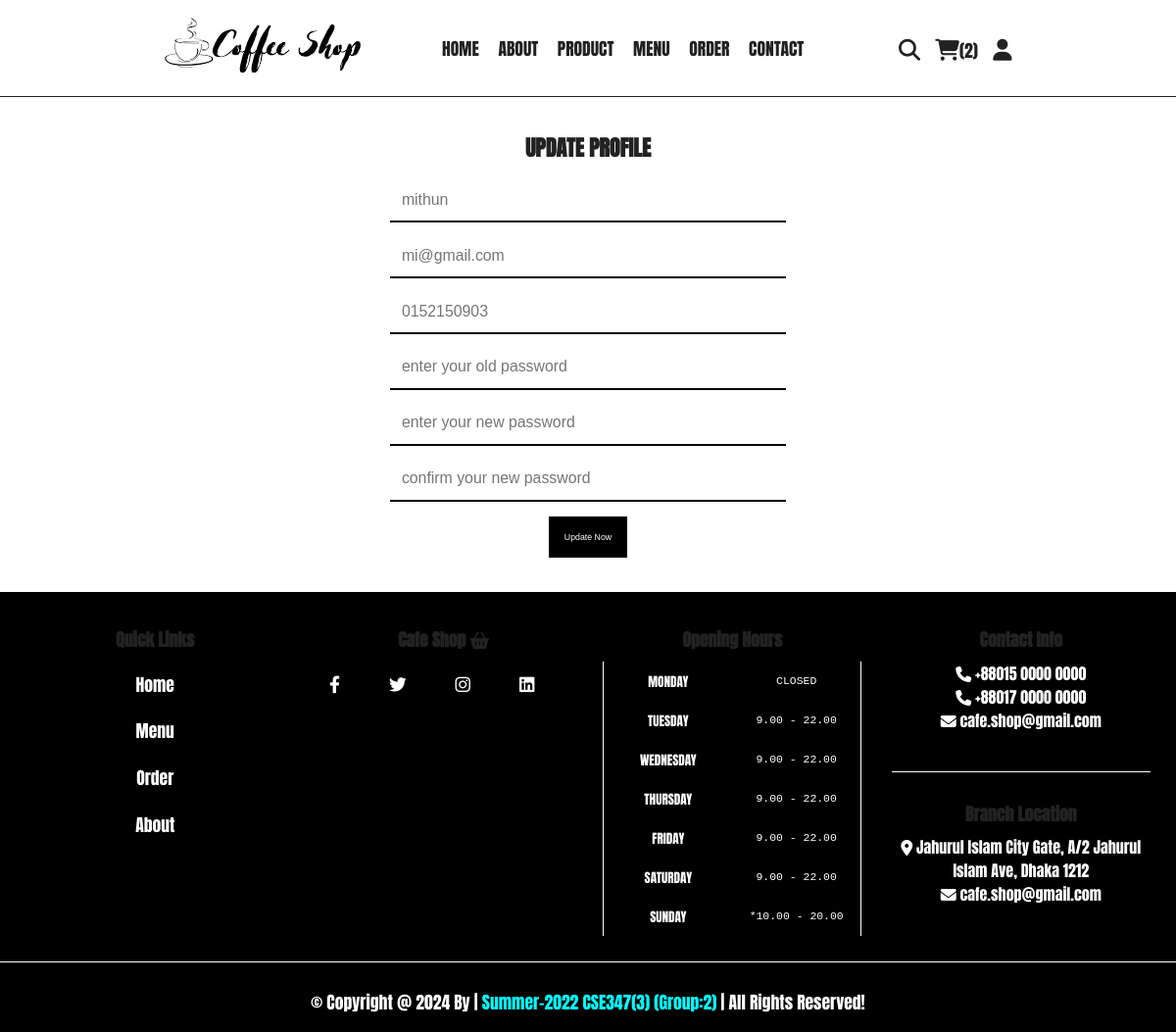
The page /update_profile.php (signed in) on the database its author committed.
### tables this page shows
CREATE TABLE `users` (
  `id` int(100) NOT NULL,
  `name` varchar(20) NOT NULL,
  `email` varchar(50) NOT NULL,
  `number` varchar(10) NOT NULL,
  `password` varchar(50) NOT NULL,
  `address` varchar(500) NOT NULL
);

### update_profile.php (the view, shortened to what this page needs)
<?php
include 'components/connect.php';
?>
<!DOCTYPE html>
<html lang="en">
<head>
   <link rel="stylesheet" href="https://cdnjs.cloudflare.com/ajax/libs/font-awesome/6.1.1/css/all.min.css">
   <link rel="stylesheet" href="css/style.css">
</head>
<body>
   <?php include 'components/user_header.php'; ?>
   <section class="form-container update-form">
      <form action="" method="post">
         <h3>update profile</h3>
         <input type="text" name="name" placeholder="<?= $fetch_profile['name']; ?>" class="box" maxlength="50">
         <input type="email" name="email" placeholder="<?= $fetch_profile['email']; ?>" class="box" maxlength="50" oninput="this.value = this.value.replace(/\s/g, '')">
         <input type="number" name="number" placeholder="<?= $fetch_profile['number']; ?>"" class=" box" min="0" max="9999999999" maxlength="10">
         <input type="password" name="old_pass" placeholder="enter your old password" class="box" maxlength="50" oninput="this.value = this.value.replace(/\s/g, '')">
         <input type="password" name="new_pass" placeholder="enter your new password" class="box" maxlength="50" oninput="this.value = this.value.replace(/\s/g, '')">
         <input type="password" name="confirm_pass" placeholder="confirm your new password" class="box" maxlength="50" oninput="this.value = this.value.replace(/\s/g, '')">
         <input type="submit" value="update now" name="submit" class="btn">
      </form>
   </section>
   <?php include 'components/footer.php'; ?>
</body>
</html>

### css/style.css (style rules this page uses)
:root { --yellow: black; --red: #e74c3c; --white: #fff; --black: #222; --light-color: #777; --border: .2rem solid var(--black); }
* { margin: 0; padding: 0; box-sizing: border-box; outline: none; border: none; text-decoration: none; }
html { font-size: 62.5%; overflow-x: hidden; scroll-behavior: smooth; stop-opacity: 7rem; font-family: 'Anton', sans-serif; }
section { margin: 0 auto; max-width: 1200px; padding: 2rem; }
.btn, .delete-btn { margin-top: 1rem; display: inline-block; font-size: 1rem; padding: 16px; cursor: pointer; text-transform: capitalize; transition: .2s linear; }
.btn { background-color: var(--yellow); color: #fff; }
.form-container form { margin: 0 auto; max-width: 50rem; padding: 2rem; text-align: center; }
.form-container form h3 { font-size: 2.5rem; color: var(--black); text-transform: uppercase; margin-bottom: 1rem; }
.form-container form .box { margin: .7rem 0; width: 100%; border-bottom: 2px solid black; padding: 1.4rem; font-size: 1.8rem; color: var(--black); }
@media (max-width:1284px) { html { font-size: 55%; } }

### rows shown on the page
users: name "mithun", email "mi@gmail.com", number "0152150903"

### other values the page prints
$total_cart_items "2"
